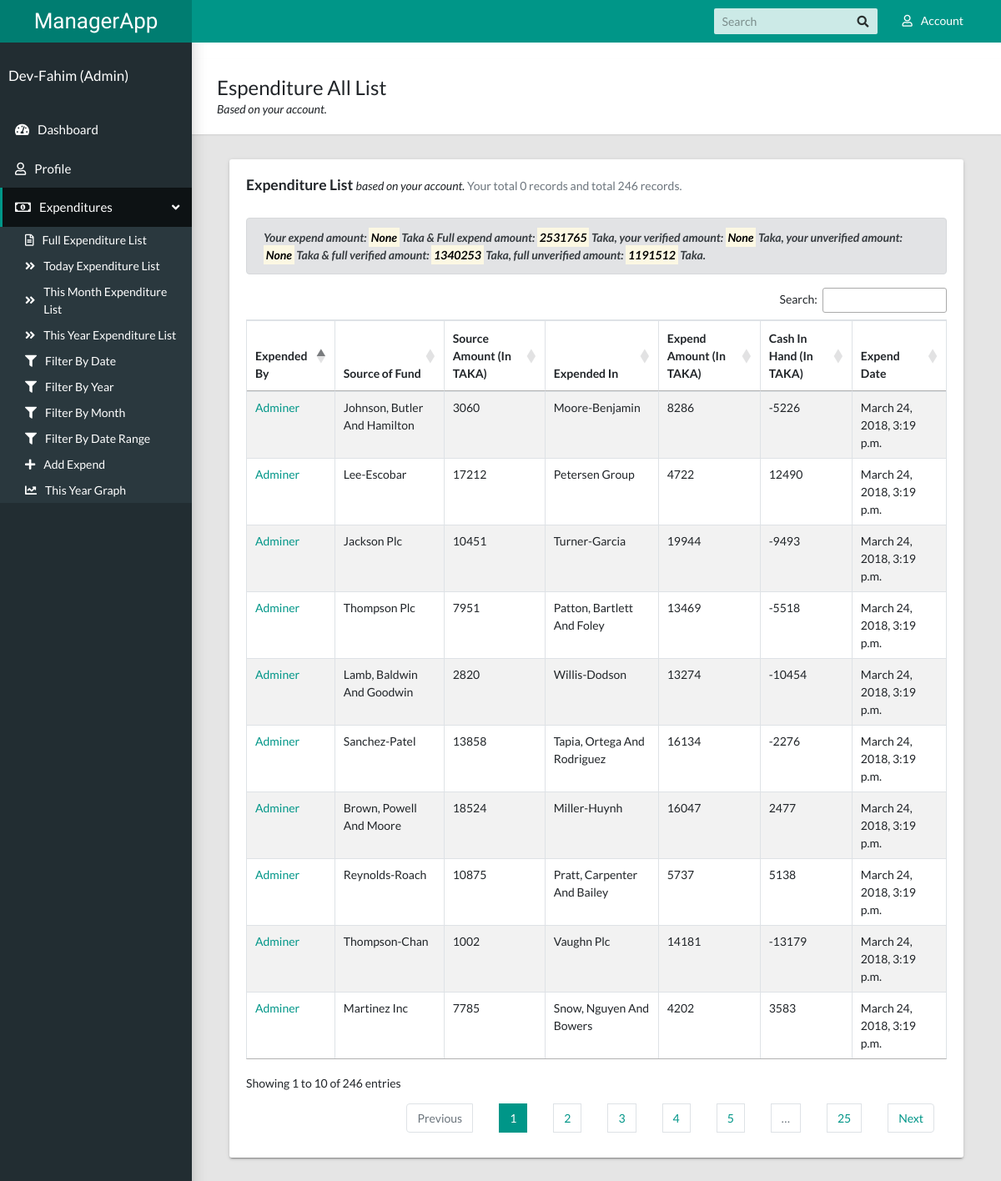
The page /expenditure/ (signed in) on the database its author committed.
### account/models.py (models this page shows, shortened)
class UserProfile(models.Model):
    select = (
        ('male', 'Male'),
        ('female', 'Female')
    )
    select_role = (
        ('admin', 'Admin'),
        ('co-admin', 'Co-Admin'),
        ('user', 'User')
    )
    user = models.OneToOneField(User, on_delete=models.CASCADE, related_name='user_profile')
    role = models.CharField(choices=select_role, max_length=50, default='user')
    created_date = models.DateTimeField(auto_now_add=True)
    updated_date = models.DateTimeField(auto_now=True)
    address = models.TextField(blank=True, default='')
    birth_date = models.DateField(blank=True, null=True)
    description = models.TextField(blank=True, default='')
    slug = models.SlugField(max_length=50, blank=True, default='')
    gender = models.CharField(max_length=50, blank=True, choices=select, default='Not Selected')
    contact_number = models.CharField(max_length=255, blank=True, default='')
    def create_user_profile(sender, instance, created, **kwargs):
        if created:
            UserProfile.objects.create(user=instance, slug=instance)
    post_save.connect(create_user_profile, sender=User)

### expend/models.py (models this page shows, shortened)
class Expend(models.Model):
    select = (
        ('yes', 'yes'),
        ('no', 'no')
    )
    by_user = models.CharField(max_length=255, blank=False, unique=False, null=True)
    added_date = models.DateTimeField(auto_now_add=True)
    updated_date = models.DateTimeField(auto_now=True)
    source_fund = models.CharField(max_length=255)
    source_amount = models.PositiveIntegerField()
    expend_in = models.CharField(max_length=255)
    expend_amount = models.PositiveIntegerField()
    description = models.TextField(blank=True)
    verified = models.CharField(choices=select, max_length=255, default='no')
    def get_absolute_url(self):
        return reverse('expenditure:expend_detail', kwargs={'pk': self.pk})

### expend/views.py (the view)
# urls.py: path('', login_required(views.ExpendListView.as_view()),
class ExpendListView(ListView):
    model = models.Expend
    template_name = 'expend/expend_list.html'
    ordering = ['-added_date']
    context_object_name = 'filter_date'
    def get_context_data(self, **kwargs):
        context = super().get_context_data(**kwargs)
        context['filter_date_user'] = models.Expend.objects.filter(
            by_user__exact=self.request.user.username).order_by('-added_date')
        context['sum_user_expend_amount'] = models.Expend.objects.filter(
            by_user__exact=self.request.user.username).aggregate(
            Sum('expend_amount')).get('expend_amount__sum', 0.00)
        context['sum_user_expend_amount_verified'] = models.Expend.objects.filter(
            by_user__exact=self.request.user.username,
            verified__exact='yes').aggregate(Sum('expend_amount')).get('expend_amount__sum', 0.00)
        context['sum_user_expend_amount_unverified'] = models.Expend.objects.filter(
            by_user__exact=self.request.user.username,
            verified__exact='no').aggregate(
            Sum('expend_amount')).get('expend_amount__sum', 0.00)
        context['sum_expend_amount'] = models.Expend.objects.aggregate(Sum('expend_amount')).get('expend_amount__sum', 0.00)
        context['sum_expend_amount_verified'] = models.Expend.objects.filter(verified__exact='yes').aggregate(
            Sum('expend_amount')).get('expend_amount__sum', 0.00)
        context['sum_expend_amount_unverified'] = models.Expend.objects.filter(verified__exact='no').aggregate(
            Sum('expend_amount')).get('expend_amount__sum', 0.00)
        return context

### expend/templates/expend/expend_list.html (shortened to what this page needs)
{% extends 'base.html' %}
{% block content_title %}Espenditure All List{% endblock %}
{% block content_sub_title %}Based on your account.{% endblock %}
{% block content %}<div class="col-lg-12"><div class="tile"><div class="tile-body">
{% load mathfilters %}
{% now "Y" as current_year %}
{% now "m" as current_month %}
            <h5>
                Expenditure List
                <small class="d-print-none">
                    <i>based on your account. </i>
                </small>
                <small class="text-muted">
                    {% if request.user.is_authenticated and request.user.is_superuser %}
                        Your total {{ filter_date_user.count }} records and
                        total {{ filter_date.count }} records.
                    {% else %}
                        Your total {{ filter_date_user.count }} records.
                    {% endif %}
                </small>
            </h5>
            <div>
                    {% if form %}
                    {% load bootstrap4 %}
                    {% endif %}
                <br>
                <div class="alert alert-secondary">
                    {% if request.user.is_authenticated and request.user.is_superuser %}
                    <i><b>Your expend amount: <mark>{{ sum_user_expend_amount }}</mark> Taka &
                        Full expend amount: <mark>{{ sum_expend_amount }}</mark> Taka,
                        your verified amount: <mark>{{ sum_user_expend_amount_verified }}</mark> Taka,
                        your unverified amount: <mark>{{ sum_user_expend_amount_unverified }}</mark> Taka &
                        full verified amount: <mark>{{ sum_expend_amount_verified }}</mark> Taka,
                        full unverified amount: <mark>{{ sum_expend_amount_unverified }}</mark> Taka.</b></i>
                    {% else %}
                        <i><b>Your expend amount: <mark>{{ sum_user_expend_amount }}</mark> Taka,
                            your verified amount: <mark>{{ sum_user_expend_amount_verified }}</mark> Taka &
                            your unverified amount: <mark>{{ sum_user_expend_amount_unverified }}</mark> Taka.</b></i>
                    {% endif %}
                </div>
                <table id="table"  class="table table-striped table-bordered" style="width:100%">
                    {% if request.user.is_authenticated and request.user.is_superuser %}
                    <thead>
                        <tr>
                            <th>Expended By</th>
                            <th>Source of Fund</th>
                            <th>Source Amount (In TAKA)</th>
                            <th>Expended In</th>
                            <th>Expend Amount (In TAKA)</th>
                            <th>Cash In Hand (In TAKA)</th>
                            <th>Expend Date</th>
                        </tr>
                    </thead>
                    {% endif %}
                    {% if request.user.is_authenticated and request.user.is_superuser %}
                    {% for expend in filter_date %}
                        <tr>
                            <td><a href="{{ expend.get_absolute_url }}">{{ expend.by_user|title }}</a></td>
                            <td>{{ expend.source_fund|title }}</td>
                            <td>{{ expend.source_amount }}</td>
                            <td>{{ expend.expend_in|title }}</td>
                            <td>{{ expend.expend_amount }}</td>
                            <td>{{ expend.source_amount|sub:expend.expend_amount }}</td>
                            <td>{{ expend.added_date }}</td>
                        </tr>
                    {% endfor %}
                    {% endif %}
                </table>
            </div>
</div></div></div>{% endblock %}

### templates/base.html (shortened to what this page needs)
<!DOCTYPE html>
{% load staticfiles %}
<html lang="en">
<head>
    <link rel="stylesheet" href="https://use.fontawesome.com/releases/v5.0.8/css/all.css">
    <link rel="stylesheet" href="https://maxcdn.bootstrapcdn.com/bootstrap/4.0.0/css/bootstrap.min.css">
    <link rel="stylesheet" type="text/css" href="{% static 'docs/css/main.css' %}">
    <link rel="stylesheet" href="https://cdn.datatables.net/1.10.16/css/jquery.dataTables.min.css" >
    <link rel="stylesheet" href="https://cdn.datatables.net/buttons/1.5.1/css/buttons.bootstrap4.min.css" >
</head>
<body>
<header class="app-header"><a class="app-header__logo" href="{% url 'account:home' %}">ManagerApp</a>
      <ul class="app-nav">
        <li class="app-search">
          <form method="get" action="{% url 'expenditure:search' %}" >
            <input class="app-search__input" type="search" placeholder="Search" name="search" value="{{ query_string }}">
            <button class="app-search__button"><i class="fa fa-search"></i></button>
          </form>
        </li>
        <li class="dropdown"><a class="app-nav__item" href="#" data-toggle="dropdown" aria-label="Open Profile Menu"><i class="far fa-user margin-right"></i>Account {{ request.user.first_name }}</a>
        </li>
      </ul>
    </header>
{% now "Y" as current_year %}
{% now "m" as current_month %}
{% now "M" as current_month_name %}
{% include 'sidebar.html' %}
<br/>
<main class="app-content">
      <div class="app-title">
        <div>
          <h1>{% block content_title %}{% endblock %}</h1>
          <p>{% block content_sub_title %}{% endblock %}</p>
        </div>
      </div>
      <div class="container-fluid">
        <div class="row">
            {% block content %}
            {% endblock %}
        </div>
      </div>
    </main>
{% block footer %}
<br/>
{% endblock %}
</body>
</html>

### templates/sidebar.html (shortened to what this page needs)
    <aside class="app-sidebar">
      <div class="app-sidebar__user">
        <div>
          <p class="app-sidebar__user-name">{{ request.user.username|title }} ({{ request.user.user_profile.role|title }})</p>
        </div>
      </div>
      <ul class="app-menu">
        <li><a class="app-menu__item" href="{% url 'account:home' %}"><i class="fas fa-tachometer-alt margin-right"></i> Dashboard</a></li>
        <li><a class="app-menu__item" href="{% url 'account:profile' %}"><i class="far fa-user margin-right"></i> Profile</a></li>
        <li class="treeview is-expanded"><a class="app-menu__item" href="#" data-toggle="treeview"><i class="far fa-money-bill-alt margin-right"></i><span class="app-menu__label">Expenditures</span><i class="treeview-indicator fa fa-angle-right"></i></a>
          <ul class="treeview-menu">
          	<li><a  class="treeview-item"  href="{% url 'expenditure:expend' %}"><i class="far fa-file-alt tree-aside"></i> Full Expenditure List</a></li>
            <li><a  class="treeview-item"  href="{% url 'expenditure:expend_by_today' %}"><i class="fas fa-angle-double-right tree-aside"></i> Today Expenditure List</a></li>
            <li><a  class="treeview-item"  href="{% url 'expenditure:expend_by_month' year=current_year month=current_month %}"><i class="fas fa-angle-double-right tree-aside"></i> This Month Expenditure List</a></li>
            <li><a  class="treeview-item"  href="{% url 'expenditure:expend_by_year' year=current_year %}"><i class="fas fa-angle-double-right tree-aside"></i> This Year Expenditure List</a></li>
            <li><a  class="treeview-item"  href="{% url 'expenditure:expend_filter_date' %}"><i class="fas fa-filter tree-aside"></i> Filter By Date</a></li>
            <li><a  class="treeview-item"  href="{% url 'expenditure:expend_filter_year' %}"><i class="fas fa-filter tree-aside"></i> Filter By Year</a></li>
            <li><a  class="treeview-item"  href="{% url 'expenditure:expend_filter_month' %}"><i class="fas fa-filter tree-aside"></i> Filter By Month</a></li>
            <li><a  class="treeview-item"  href="{% url 'expenditure:expend_filter_range' %}"><i class="fas fa-filter tree-aside"></i> Filter By Date Range</a></li>
            <li><a  class="treeview-item"  href="{% url 'expenditure:expend_create' %}"><i class="fas fa-plus tree-aside"></i> Add Expend</a></li>
            <li><a  class="treeview-item"  href="{% url 'expenditure:expend_graph' year=current_year %}"><i class="fas fa-chart-line tree-aside"></i> This Year Graph</a></li>
          </ul>
        </li>
      </ul>
    </aside>

### templates/base.html (style rules this page uses)
.tree-aside { margin-left:10px; margin-right:10px; }
.margin-right { margin-right:10px; }

### rows shown on the page
Expend: by_user "Adminer", source_fund "Johnson, Butler And Hamilton", source_amount "3060", expend_in "Moore-Benjamin", expend_amount "8286", source_amount|sub "-5226", added_date "March 24, 2018, 3:19 p.m."
Expend: by_user "Adminer", source_fund "Lee-Escobar", source_amount "17212", expend_in "Petersen Group", expend_amount "4722", source_amount|sub "12490", added_date "March 24, 2018, 3:19 p.m."
Expend: by_user "Adminer", source_fund "Jackson Plc", source_amount "10451", expend_in "Turner-Garcia", expend_amount "19944", source_amount|sub "-9493", added_date "March 24, 2018, 3:19 p.m."
Expend: by_user "Adminer", source_fund "Thompson Plc", source_amount "7951", expend_in "Patton, Bartlett And Foley", expend_amount "13469", source_amount|sub "-5518", added_date "March 24, 2018, 3:19 p.m."
Expend: by_user "Adminer", source_fund "Lamb, Baldwin And Goodwin", source_amount "2820", expend_in "Willis-Dodson", expend_amount "13274", source_amount|sub "-10454", added_date "March 24, 2018, 3:19 p.m."
Expend: by_user "Adminer", source_fund "Sanchez-Patel", source_amount "13858", expend_in "Tapia, Ortega And Rodriguez", expend_amount "16134", source_amount|sub "-2276", added_date "March 24, 2018, 3:19 p.m."
Expend: by_user "Adminer", source_fund "Brown, Powell And Moore", source_amount "18524", expend_in "Miller-Huynh", expend_amount "16047", source_amount|sub "2477", added_date "March 24, 2018, 3:19 p.m."
Expend: by_user "Adminer", source_fund "Reynolds-Roach", source_amount "10875", expend_in "Pratt, Carpenter And Bailey", expend_amount "5737", source_amount|sub "5138", added_date "March 24, 2018, 3:19 p.m."
Expend: by_user "Adminer", source_fund "Thompson-Chan", source_amount "1002", expend_in "Vaughn Plc", expend_amount "14181", source_amount|sub "-13179", added_date "March 24, 2018, 3:19 p.m."
Expend: by_user "Adminer", source_fund "Martinez Inc", source_amount "7785", expend_in "Snow, Nguyen And Bowers", expend_amount "4202", source_amount|sub "3583", added_date "March 24, 2018, 3:19 p.m."

### other values the page prints
{{ request.user.username|title }} "Dev-Fahim"
{{ request.user.user_profile.role|title }} "Admin"
{{ filter_date_user.count }} "0"
{{ filter_date.count }} "246"
{{ sum_user_expend_amount }} "None"
{{ sum_expend_amount }} "2531765"
{{ sum_user_expend_amount_verified }} "None"
{{ sum_user_expend_amount_unverified }} "None"
{{ sum_expend_amount_verified }} "1340253"
{{ sum_expend_amount_unverified }} "1191512"
